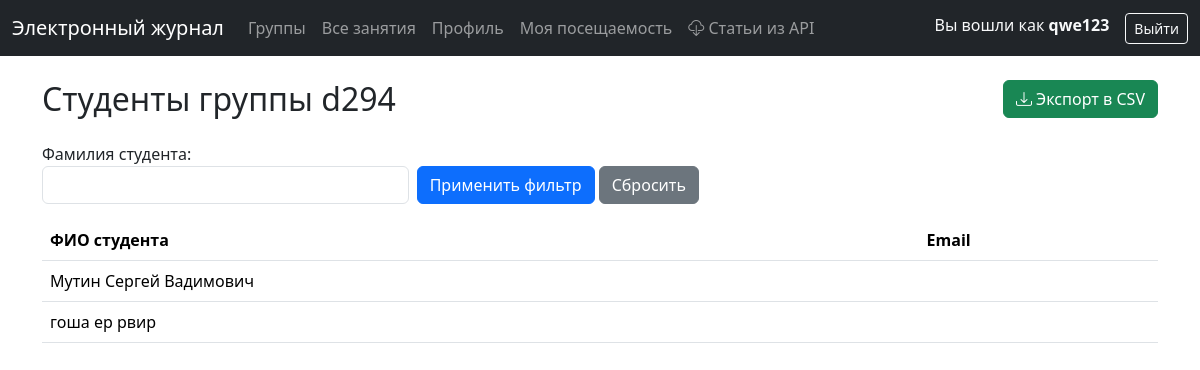
Page /teacher/group/1/students/ (signed in) on the earlier database version.
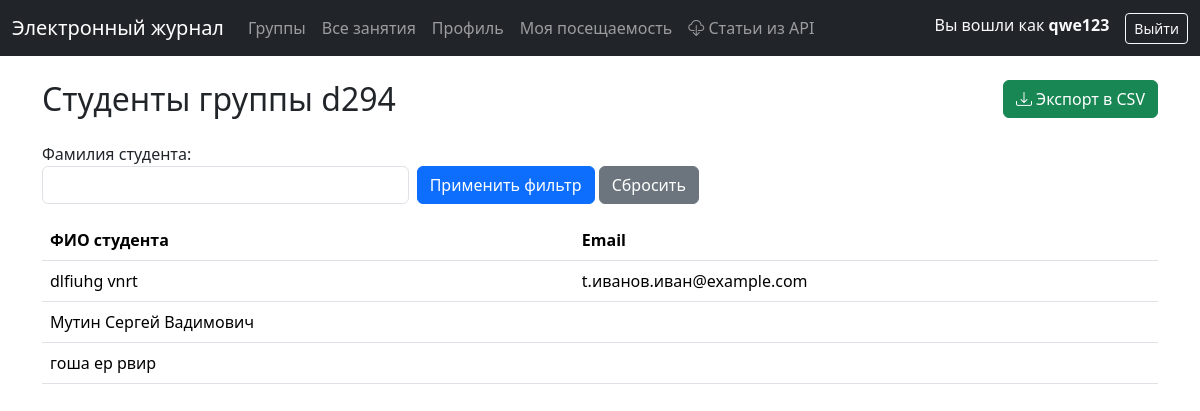
Same page on the later database version.
### journal/models.py (models this page shows, shortened)
class Student(models.Model):
    user = models.OneToOneField(settings.AUTH_USER_MODEL, on_delete=models.PROTECT, verbose_name='Пользователь')
    student_id = models.CharField(max_length=200, blank=True, verbose_name='Student_ID')
    id_record_book = models.CharField(max_length=200, blank=True, null=True)
    id_group = models.ForeignKey('Group', on_delete=models.PROTECT, verbose_name='Номер группы', blank=True)
    last_name = models.CharField(max_length=200, verbose_name='Фамилия')
    first_name = models.CharField(max_length=200, verbose_name='Имя')
    second_name = models.CharField(max_length=200, blank=True, null=True, verbose_name='Отчество')
    starosta = models.BooleanField(default=False, blank=True)
    expelled = models.BooleanField(default=False, blank=True)
    status = models.CharField(max_length=200, verbose_name='Статус', blank=True, null=True)
    history = HistoricalRecords()
    class Meta:
        verbose_name = 'Студент'
        verbose_name_plural = 'Студенты'
        ordering = ['last_name', 'first_name', 'second_name']

### users/models.py (models this page shows)
class User(AbstractUser):
    username = models.CharField(
        max_length=150,
        unique=True,
        verbose_name='Логин',
        help_text='Латиница, цифры и @#$%^&+=!_.-/?*()',
    )
    @property
    def is_student(self):
        return hasattr(self, 'student')
    @property
    def is_teacher(self):
        return hasattr(self, 'teacher')
    def get_full_name(self):
        if self.first_name and self.last_name:
            return f"{self.first_name} {self.last_name}"
        return self.username
    class Meta:
        constraints = [
            models.CheckConstraint(
                name='username_allowed_chars',
                check=Q(username__regex=ALLOWED_RE),
            ),
        ]

### journal/views.py (the view)
# urls.py: path("teacher/group/<int:group_id>/students/", views.StudentListView.as_view(), name="teacher-group-students"),
class StudentListView(LoginRequiredMixin, TeacherRequiredMixin, ListView):
    model = Student
    template_name = "teacher/group_students.html"
    context_object_name = "students"
    paginate_by = 10
    def get_queryset(self):
        group_id = self.kwargs.get("group_id")
        self.group = get_object_or_404(Group, pk=group_id)
        queryset = Student.objects.filter(id_group=self.group).select_related("user").order_by("last_name", "first_name")
        self.filter_form = StudentFilterForm(self.request.GET)
        if self.filter_form.is_valid():
            cd = self.filter_form.cleaned_data
            if cd.get('last_name'):
                queryset = queryset.filter(last_name__icontains=cd['last_name'])
        return queryset
    def get_context_data(self, **kwargs):
        context = super().get_context_data(**kwargs)
        context["group"] = self.group
        context["title"] = f"Студенты группы {self.group.name}"
        context["filter_form"] = getattr(self, 'filter_form', StudentFilterForm())
        query_params = self.request.GET.copy()
        if 'page' in query_params:
            query_params.pop('page')
        context["filter_params"] = query_params.urlencode()
        return context

### journal/filters.py
class StudentFilterForm(forms.Form):
    last_name = forms.CharField(
        required=False,
        label="Фамилия студента",
        widget=forms.TextInput(attrs={"class": "form-control"})
    )

### journal/mixins.py (called while the page is built)
    def test_func(self):
        user = self.request.user
        if not user.is_authenticated:
            return False
        return hasattr(user, 'teacher') and user.teacher is not None

### templates/teacher/group_students.html (shortened to what this page needs)
{% extends "base.html" %}
{% block content %}
<div class="d-flex justify-content-between align-items-center mb-4">
    <h2 class="mb-0">Студенты группы {{ group.name }}</h2>
    <a href="{% url 'export-students' group.id %}" class="btn btn-success">
        <i class="bi bi-download"></i> Экспорт в CSV
    </a>
</div>
<form method="get" action="" class="form-inline mb-3">
    <div class="row g-2 align-items-end">
        <div class="col-md-4">
            {{ filter_form.last_name.label_tag }}
            {{ filter_form.last_name }}
        </div>
        <div class="col-md-4">
            <button type="submit" class="btn btn-primary">Применить фильтр</button>
            <a href="{% url 'teacher-group-students' group.id %}" class="btn btn-secondary">Сбросить</a>
        </div>
    </div>
</form>
<table class="table table-hover align-middle">
    <thead>
        <tr>
            <th>ФИО студента</th>
            <th>Email</th>
        </tr>
    </thead>
    <tbody>
        {% for student in students %}
        <tr>
            <td>{{ student.last_name }} {{ student.first_name }}{% if student.second_name %} {{ student.second_name }}{% endif %}</td>
            <td>{{ student.user.email }}</td>
        </tr>
        {% empty %}
        <tr>
            <td colspan="2" class="text-center text-muted">В этой группе ещё нет студентов.</td>
        </tr>
        {% endfor %}
    </tbody>
</table>
{% endblock content %}

Differences in the rows shown:
added Student: last_name "dlfiuhg", first_name "vnrt", user.email "t.иванов.иван@example.com"
